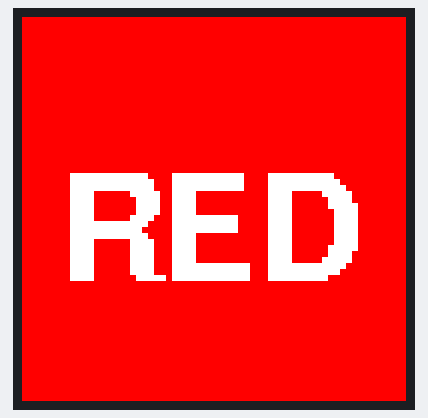
The program below on a simulated ESP32-S3. Shown: 64×64 colour display. What the program prints to the serial monitor is not drawn.

Above: at 5.2 s.
At 6.2 s:
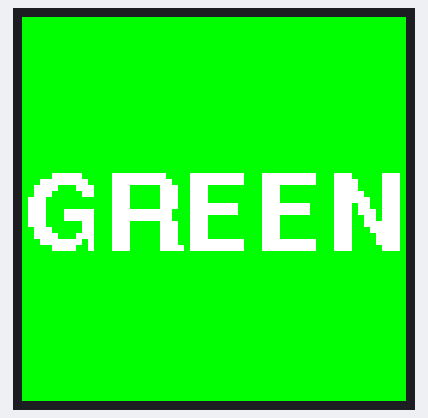
At 7.2 s:
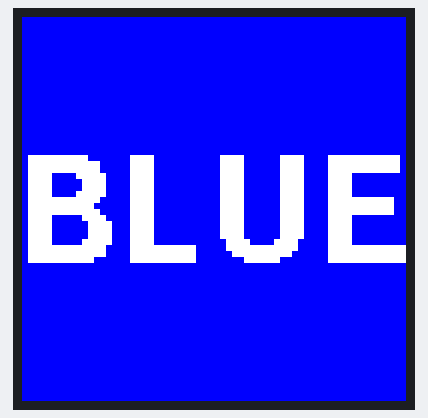
At 8.2 s:
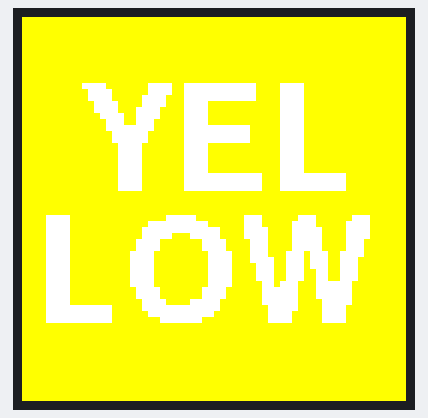

The program:

main.cpp
```cpp
// ***********************************************************************
//     -------------------------------------------------------------------
//                        แก้ขาที่ esp32s3-default-pins.hpp
//                        แก้ฟอนต์ที่ ESP32-VirtualMatrixPanel-I2S-DMA.h
//     -------------------------------------------------------------------
// ***********************************************************************
#include <ESP32-VirtualMatrixPanel-I2S-DMA.h>
#include <Adafruit_NeoPixel.h>
#include <Adafruit_GFX.h>
#include <SPI.h>
#include "Wire.h"

#include <Fonts/FreeSansBold12pt7b.h>
#include <Fonts/FreeSansBold9pt7b.h>

#define PIN_RGB 48
#define NUMPIXELS 1

Adafruit_NeoPixel pixels(NUMPIXELS, PIN_RGB, NEO_RGB + NEO_KHZ800);
#define DELAYVAL 500

#define PANEL_RES_X 64 // จำนวนพิกเซลในแนวนอนของแต่ละโมดูลแผง
#define PANEL_RES_Y 64 // จำนวนพิกเซลในแนวตั้งของแต่ละโมดูลแผง

#define NUM_ROWS 1                     // จำนวนแถวของแผงที่เชื่อมต่อกัน
#define NUM_COLS 1                     // จำนวนแผงแต่ละแถว
#define PANEL_CHAIN NUM_ROWS *NUM_COLS // จำนวนรวมของแผงที่เชื่อมต่อกัน
#define VIRTUAL_MATRIX_CHAIN_TYPE CHAIN_NONE

MatrixPanel_I2S_DMA *dma_display = nullptr;
VirtualMatrixPanel *matrix = nullptr; // เปลี่ยน virtualDisp เป็น matrix

uint16_t myBLACK = matrix->color565(0, 0, 0);
uint16_t myWHITE = matrix->color565(255, 255, 255);
uint16_t myRED = matrix->color565(255, 0, 0);
uint16_t myGREEN = matrix->color565(0, 255, 0);
uint16_t myBLUE = matrix->color565(0, 0, 255);
uint16_t myYELLOW = matrix->color565(255, 255, 0);
uint16_t myPINK = matrix->color565(255, 20, 147);
uint16_t mySKYBLUE = matrix->color565(0, 255, 255);
uint16_t myPurple = matrix->color565(127, 0, 255);
uint16_t myMAGENTA = matrix->color565(210, 2, 210);

void setup()
{
  delay(1000);
   Serial.begin(115200);
  while (!Serial) {
    delay(10); // รอ USB CDC พร้อม
  }
  delay(100); // เพิ่มความเสถียร
  Serial.println("🚀 ESP32-S3 Started!");


  HUB75_I2S_CFG mxconfig(
      PANEL_RES_X, // ความกว้างของโมดูล
      PANEL_RES_Y, // ความสูงของโมดูล
      PANEL_CHAIN  // ความยาวของเชน
  );

  dma_display = new MatrixPanel_I2S_DMA(mxconfig);

  dma_display->setBrightness8(128); // ระดับความสว่างตั้งแต่ 0-255, 0 - 0%, 255 - 100%

  if (not dma_display->begin())
    Serial.println("****** !KABOOM! I2S memory allocation failed ***********");

  // matrix = new VirtualMatrixPanel((*dma_display), NUM_ROWS, NUM_COLS, PANEL_RES_X, PANEL_RES_Y, CHAIN_NONE);
  matrix = new VirtualMatrixPanel((*dma_display), NUM_ROWS, NUM_COLS, PANEL_RES_X / NUM_COLS, PANEL_RES_Y, VIRTUAL_MATRIX_CHAIN_TYPE);

  matrix->fillScreen(myRED);
  Serial.println("RED");
  pixels.setPixelColor(0, pixels.Color(0, 255, 0)); // เขียว
  pixels.show();
  delay(1000);

  matrix->fillScreen(myGREEN);
  Serial.println("GREEN");
  pixels.setPixelColor(0, pixels.Color(255, 0, 0)); // แดง
  pixels.show();
  delay(1000);

  matrix->fillScreen(myBLUE);
  Serial.println("BLUE");
  pixels.setPixelColor(0, pixels.Color(0, 0, 255)); // น้ำเงิน
  pixels.show();
  delay(1000);

  matrix->fillScreen(myYELLOW);
  Serial.println("YELLO");
  pixels.setPixelColor(0, pixels.Color(0, 0, 0)); // น้ำเงิน
  pixels.show();
  delay(1000);

    matrix->fillScreen(myBLACK);
}

void loop()
{

  matrix->fillScreen(myRED);
  matrix->color565(0, 0, 0);
  matrix->setFont(&FreeSansBold12pt7b);
  matrix->setTextSize(1);
  matrix->setCursor(6, 43);
  matrix->print("RED");
  delay(1000);

  matrix->fillScreen(myGREEN);
  matrix->color565(0, 0, 0);
  matrix->setFont(&FreeSansBold9pt7b);
  matrix->setTextSize(1);
  matrix->setCursor(0, 38);
  matrix->print("GREEN");
  delay(1000);

  matrix->fillScreen(myBLUE);
  matrix->color565(0, 0, 0);
  matrix->setFont(&FreeSansBold12pt7b);
  matrix->setTextSize(1);
  matrix->setCursor(-1, 40);
  matrix->print("BLUE");
  delay(1000);

  matrix->fillScreen(myYELLOW);
  matrix->color565(0, 0, 0);
  matrix->setFont(&FreeSansBold12pt7b);
  matrix->setTextSize(1);
  matrix->setCursor(10, 28);
  matrix->print("YEL");
  matrix->setCursor(2, 50);
  matrix->print("LOW");
  delay(1000);

}
```

Source omitted: ansBold9pt7b.h (data table, 12229 bytes)

Measured:
- by itself, everything shown: repeats every 4.0 s, in 4 steps
- what the display in image 0 shows lasts 1.0 s, from 5.1 s to 6.1 s
